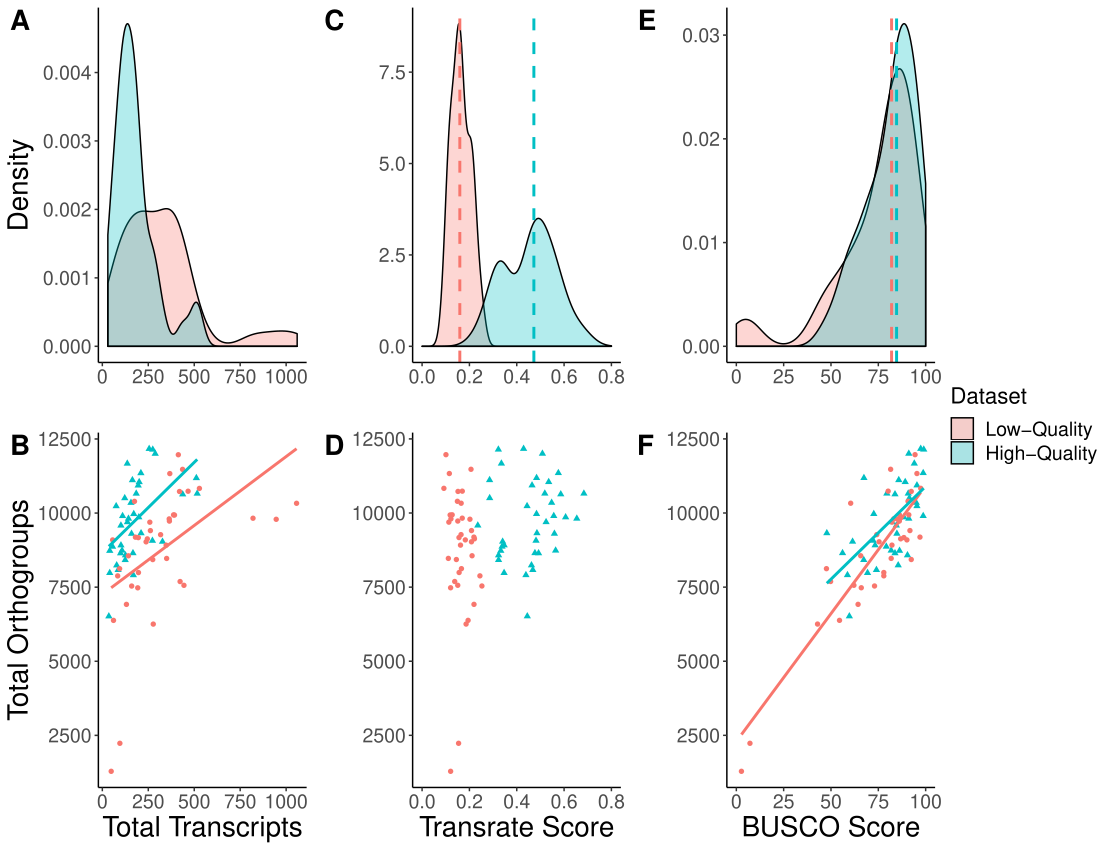

The R source for this figure:
################################################################################################################
################################################################################################################
########################################################
# Figure 2 - Orthofinder info: scatter plots and density plots of busco and transrate scores and number of transcripts
########################################################
################################################################################################################
################################################################################################################



#############################################################################################
#scatterplots with density plots of number of transcripts, transrate, and busco scores above them
########################################################################


library(ggplot2)

library(ggpubr)

#read in the data - and don't be fooled by the name, it also contains transrate scores and numbers of transcripts
all_scores <- read.csv("all_busco_ortho.csv")


##################################################################################################
#Making the plots I will later arrange together


#############################################################
#Transrate

#calculate medians
med.transrate <- ddply(all_scores, "dataset", summarise, trans.med = median(transrate))
med.transrate
#dataset trans.med
#1     bad   0.15943
#2    good   0.47236

#density plot with semi-transparent fill and median lines
trans_dens <- ggplot(all_scores, aes(x=transrate, fill=dataset)) + 
  geom_density(alpha=.3) +
  geom_vline(data=med.transrate, aes(xintercept=trans.med,  colour=dataset),
             linetype="dashed", size=1) +
  ylab("Density") +
  xlim(0, 0.8) +
  scale_fill_discrete(name = "Dataset", breaks = c("bad", "good"),
                      labels = c("Low-Quality", "High-Quality")) +
  scale_color_discrete(guide = FALSE) +
  theme(axis.title.x = element_blank(), axis.title.y = element_blank(),
        panel.grid.major = element_blank(), panel.grid.minor = element_blank(),
        panel.background = element_blank(), axis.line = element_line(colour = "black"),
        axis.text = element_text(size = 14),
        legend.title = element_text(size = 16), legend.text = element_text(size = 14))

trans_dens


#density plot meant to stand on it's own rather than be part of the larger figure
trans_dens2 <- ggplot(all_scores, aes(x=transrate, fill=dataset)) + 
  geom_density(alpha=.3) +
  geom_vline(data=med.transrate, aes(xintercept=trans.med,  colour=dataset),
             linetype="dashed", size=1) +
  ylab("Density") + xlab("Transrate Score") +
  xlim(0, 0.8) +
  scale_fill_discrete(name = "Dataset", breaks = c("bad", "good"),
                      labels = c("Low-Quality", "High-Quality")) +
  scale_color_discrete(guide = FALSE) +
  theme(axis.title = element_text(size=30), axis.text = element_text(size = 24),
        panel.grid.major = element_blank(), panel.grid.minor = element_blank(),
        panel.background = element_blank(), axis.line = element_line(colour = "black"),
        legend.title = element_text(size = 26), legend.text = element_text(size = 24))

trans_dens2



#scatterplot from above of the transrate scores vs. orthogroup numbers
trans_scat <- ggplot(all_scores, aes(x = transrate, y = total_orthos, shape = dataset, color = dataset)) + 
  geom_point() +
  xlab("Transrate Score") + ylab("Number of Orthogroups") +
  xlim(0, 0.8) +
  scale_fill_discrete(name = "Dataset", breaks = c("bad", "good"),
                      labels = c("Low-Quality", "High-Quality")) +
  scale_color_discrete(guide = FALSE) +
  theme(axis.title.y = element_blank(), panel.grid.major = element_blank(), 
        panel.grid.minor = element_blank(), panel.background = element_blank(), 
        axis.line = element_line(colour = "black"), axis.title.x = element_text(size = 20), 
        axis.text = element_text(size = 14), 
        legend.title = element_text(size = 16), legend.text = element_text(size = 14))

trans_scat


####################################################################
#Busco

#calculate medians
med.busco <- ddply(all_scores, "dataset", summarise, busco.med = median(busco))
med.busco
#dataset trans.busco
#1     bad     82.00
#2    good     84.65

#density plot with semi-transparent fill and median lines
busco_dens <- ggplot(all_scores, aes(x=busco, fill=dataset)) + 
  geom_density(alpha=.3) +
  geom_vline(data=med.busco, aes(xintercept=busco.med,  colour=dataset),
             linetype="dashed", size=1) +
  ylab("Density") +
  xlim(0, 100) +
  scale_fill_discrete(name = "Dataset", breaks = c("bad", "good"),
                      labels = c("Low-Quality", "High-Quality")) +
  scale_color_discrete(guide = FALSE) +
  theme(axis.title.x = element_blank(), axis.title.y = element_blank(),
        panel.grid.major = element_blank(), panel.grid.minor = element_blank(),
        panel.background = element_blank(), axis.line = element_line(colour = "black"),
        axis.text = element_text(size = 14),
        legend.title = element_text(size = 16), legend.text = element_text(size = 14))

busco_dens


#scatterplot from above of the busco scores vs. orthogroup numbers
busco_scat <- ggplot(all_scores, aes(x = busco, y = total_orthos, shape = dataset, color = dataset)) + 
  geom_point() +
  geom_smooth(method = lm, se = FALSE) +
  xlab("BUSCO Score") +
  xlim(0, 100) +
  scale_fill_discrete(name = "Dataset", breaks = c("bad", "good"),
                      labels = c("Low-Quality", "High-Quality")) +
  scale_color_discrete(guide = FALSE) +
  theme(axis.title.y = element_blank(), panel.grid.major = element_blank(), 
        panel.grid.minor = element_blank(), panel.background = element_blank(), 
        axis.line = element_line(colour = "black"), axis.title.x = element_text(size = 20), 
        axis.text = element_text(size = 14), 
        legend.title = element_text(size = 16), legend.text = element_text(size = 14))



busco_scat



####################################################################
#Transcripts

#calculate medians
med.scripts <- ddply(all_scores, "dataset", summarise, scripts.med = median(transcripts))
med.scripts
#dataset scripts.med
#1     bad    275699.5
#2    good    157353.0

#density plot with semi-transparent fill and median lines
scripts_dens <- ggplot(all_scores, aes(x=transcripts, fill=dataset)) + 
  geom_density(alpha=.3) +
  geom_vline(data=med.scripts, aes(xintercept=scripts.med,  colour=dataset),
             linetype="dashed", size=1) +
  ylab("Density") +
  xlim(34000, 1100000) +
  scale_fill_discrete(name = "Dataset", breaks = c("bad", "good"),
                      labels = c("Low-Quality", "High-Quality")) +
  scale_color_discrete(guide = FALSE) +
  theme(axis.title.x = element_blank(),
        panel.grid.major = element_blank(), panel.grid.minor = element_blank(),
        panel.background = element_blank(), axis.line = element_line(colour = "black"),
        axis.title.y = element_text(size = 20), axis.text = element_text(size = 14),
        legend.title = element_text(size = 16), legend.text = element_text(size = 14))

scripts_dens


#scatterplot from above of the transcript numbers vs. orthogroup numbers
scripts_scat <- ggplot(all_scores, aes(x = transcripts, y = total_orthos, shape = dataset, color = dataset)) + 
  geom_point() +
  geom_smooth(method = lm, se = FALSE) +
  xlab("Total Transcripts") + ylab("Total Orthogroups") +
  xlim(34000, 1100000) +
  scale_fill_discrete(name = "Dataset", breaks = c("bad", "good"),
                      labels = c("Low-Quality", "High-Quality")) +
  scale_color_discrete(guide = FALSE) +
  theme(panel.grid.major = element_blank(), 
        panel.grid.minor = element_blank(), panel.background = element_blank(), 
        axis.line = element_line(colour = "black"), axis.title.y = element_text(size = 20),
        axis.title.x = element_text(size = 20), axis.text = element_text(size = 14),
        legend.title = element_text(size = 16), legend.text = element_text(size = 14))

scripts_scat

########################################################
#putting the plots together - plots I am interested in are trans_dens, trans_scat, busco_dens, and busco_scat
########################################################

ggarrange(scripts_dens, trans_dens, busco_dens, scripts_scat, trans_scat, busco_scat,
          labels = c("A", "C", "E", "B", "D", "F"),
          ncol = 3, nrow = 2, align = "hv", font.label = list(size = 20), 
          common.legend = TRUE, legend = "right")
